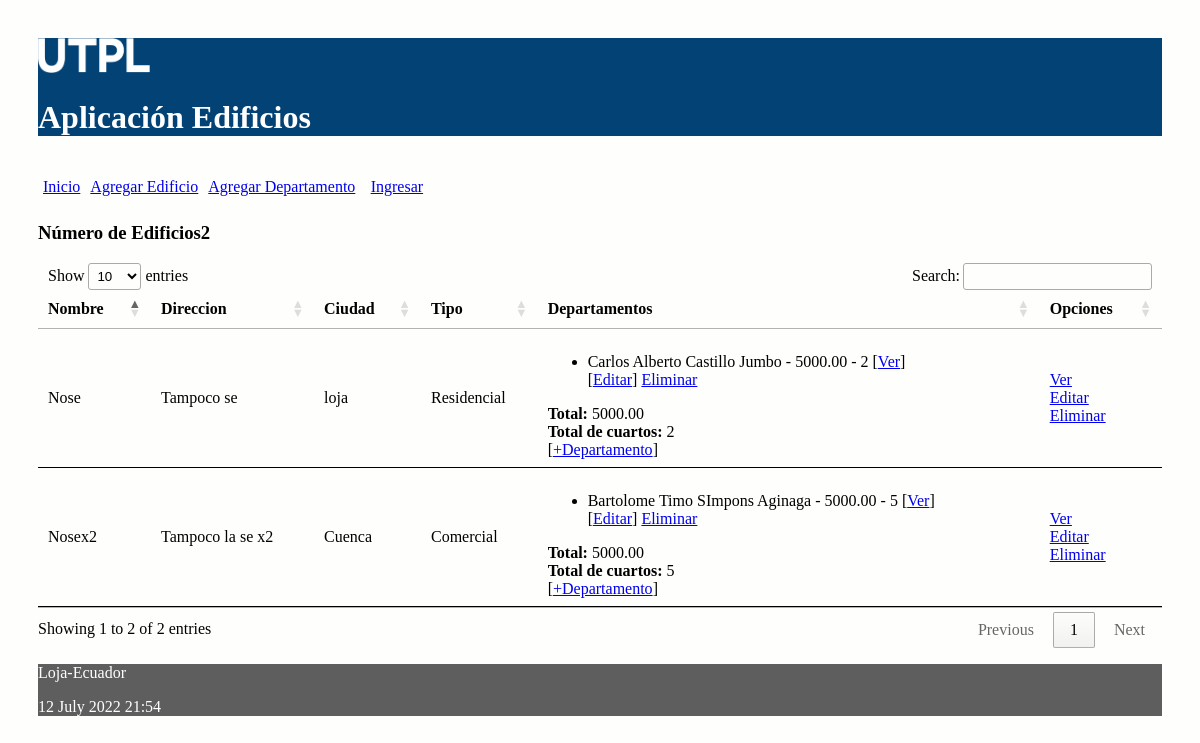
Before: / with the older database file.
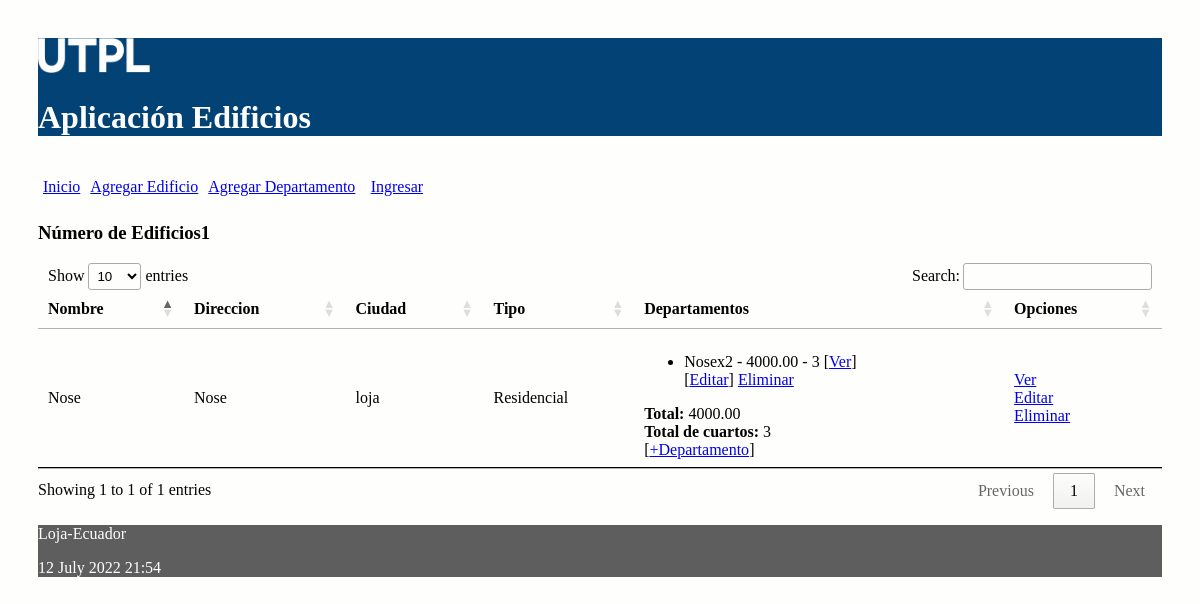
After: the same page with the newer database file.
### administrativo/models.py (models this page shows, shortened)
class Edificio(models.Model):
    nombre = models.CharField(max_length=30)
    direccion = models.CharField(max_length=30)
    ciudad = models.CharField(max_length=30)
    tipo_opciones = (('Residencial', 'Residencial'),
                ('Comercial','Comercial'))
    tipo = models.CharField(max_length=30 ,choices=tipo_opciones)
    def obtener_cantidad_cuartos(self):
        valor = [t.numero_cuartos for t in self.los_departamentos.all()]
        valor = sum(valor)
        return valor
    def obtener_costo_departamentos(self):
        valor = [t.costo for t in self.los_departamentos.all()]
        valor = sum(valor)
        return valor

class Departamento(models.Model):
    nombre_propietario = models.CharField(max_length=30)
    costo = models.DecimalField(max_digits=100, decimal_places=2)
    numero_cuartos = models.IntegerField()
    edificio = models.ForeignKey(Edificio, on_delete=models.CASCADE,
            related_name="los_departamentos")

### administrativo/views.py (the view)
# urls.py: path('', views.index, name='index'),
def index(request):
    edificios = Edificio.objects.all()
    informacion_template = {'edificios':edificios, 'numero_edificios': len(edificios)}
    return render(request, 'index.html',informacion_template)

### administrativo/templates/index.html (shortened to what this page needs)
{% extends "master.html" %}  {% block content %}
<h3>Número de Edificios{{ numero_edificios }}</h3>
<table id="tabla_datos">
  <thead>
    <tr>
      <th>Nombre</th>
      <th>Direccion</th>
      <th>Ciudad</th>
      <th>Tipo</th>
      <th>Departamentos</th>
      <th>Opciones</th>
    </tr>
  </thead>
  {% for e in edificios %}
  <tr>
    <td>{{e.nombre}}</td>
    <td>{{e.direccion}}</td>
    <td>{{e.ciudad}}</td>
    <td>{{e.tipo}}</td>
    <td>
      <ul>
        {% for t in e.los_departamentos.all %}
        <li>
          <span
            >{{t.nombre_propietario}} - {{t.costo}} - {{t.numero_cuartos}} [<a
              href="{% url 'obtener_departamento' e.id %}"
              >Ver</a
            >]<br />
            [<a href="{% url 'editar_departamento' t.id %}">Editar</a>]
            <a
              href="{% url 'eliminar_departamento' t.id %}"
              onclick="return confirm('¿Está seguro de la eliminación?')"
            >
              Eliminar</a
            >
          </span>
        </li>
        {% endfor %}
      </ul>
      <span><b>Total:</b> {{ e.obtener_costo_departamentos }}</span>
      <br />
      <span><b>Total de cuartos:</b> {{ e.obtener_cantidad_cuartos}}</span><br>
      [<a href="{% url 'crear_departamento_edificio' e.id%}">+Departamento</a>]
    </td>
    <td>
      <a href="{% url 'obtener_edificio' e.id %}">Ver</a> <br />
      <a href="{% url 'editar_edificio' e.id %}">Editar</a> <br />
      <a
        href="{% url 'eliminar_edificio' e.id %}"
        onclick="return confirm('¿Está seguro de la eliminación?')"
      >
        Eliminar</a
      >
    </td>
  </tr>
  {% endfor %}
</table>
{% endblock %}

### administrativo/templates/master.html (shortened to what this page needs)
<!DOCTYPE html>
<html>
  <head>
    {% load static %}
    <link rel="stylesheet" type="text/css" href="{% static 'css/estilos.css' %}">
    <link rel="stylesheet" type="text/css" href="https://cdn.datatables.net/1.10.25/css/jquery.dataTables.min.css">
  </head>
  <body>
  <header>
    <img src="{% static 'images/logo.png' %}" height="10%" width="10%" alt="My image">
    <h1>Aplicación Edificios</h1>
    <nav class="top_menu">
      <ul>
        <li><a href="{% url 'index' %}">Inicio</a></li>
        <li><a href="{% url 'crear_edificio' %}">Agregar Edificio</a></li>
        <li><a href="{% url 'crear_departamento' %}">Agregar Departamento</a></li>
        {% if user.is_authenticated %}
        <li><a href="{% url 'logout_view' %}">Salir</a></li>
        {% else %}
        <li>[<a href="{% url 'login' %}">Ingresar</a>]</li>
       {% endif %}
      </ul>
    </nav>
  </header>
  <section>
      {% block content %}
      {% endblock %}
  </section>
  <footer>
    <p>Loja-Ecuador</p>
    <p>{% now "j F Y H:i" %}</p>
  </footer>
  </body>
</html>

### administrativo/static/css/estilos.css (style rules this page uses)
body { background: #FEFEFD; padding: 30px; }
header { background: #034275; color: #FFF; }
section { width: 100%; }
th, td { padding: 15px; border-bottom: 1px solid black; }
.top_menu ul { list-style:none; float:left; padding: 5px; width:95%; }
.top_menu ul li { float:left; margin-right:10px; margin-bottom:5px; text: #FFF; }
footer { background: #5E5E5E; color: #FFF; }

Changed rows visible on the page:
removed Edificio: nombre "Nosex2", direccion "Tampoco la se x2", ciudad "Cuenca", tipo "Comercial", obtener_costo_departamentos "5000.00", obtener_cantidad_cuartos "5"
removed Departamento: nombre_propietario "Bartolome Timo SImpons Aginaga", costo "5000.00", numero_cuartos "5", shown under "Nosex2"
changed Edificio "Nose": direccion "Tampoco se" → "Nose"; obtener_costo_departamentos "5000.00" → "4000.00"; obtener_cantidad_cuartos "2" → "3"
changed Departamento: nombre_propietario "Carlos Alberto Castillo Jumbo" → "Nosex2"; costo "5000.00" → "4000.00"; numero_cuartos "2" → "3"
Other visible differences:
text written by a page script: "Show entries Search: Showing 1 to 2 of 2 entries Previous 1 Next" → "Show entries Search: Showing 1 to 1 of 1 entries Previous 1 Next"
{{ numero_edificios }}: "2" → "1"
